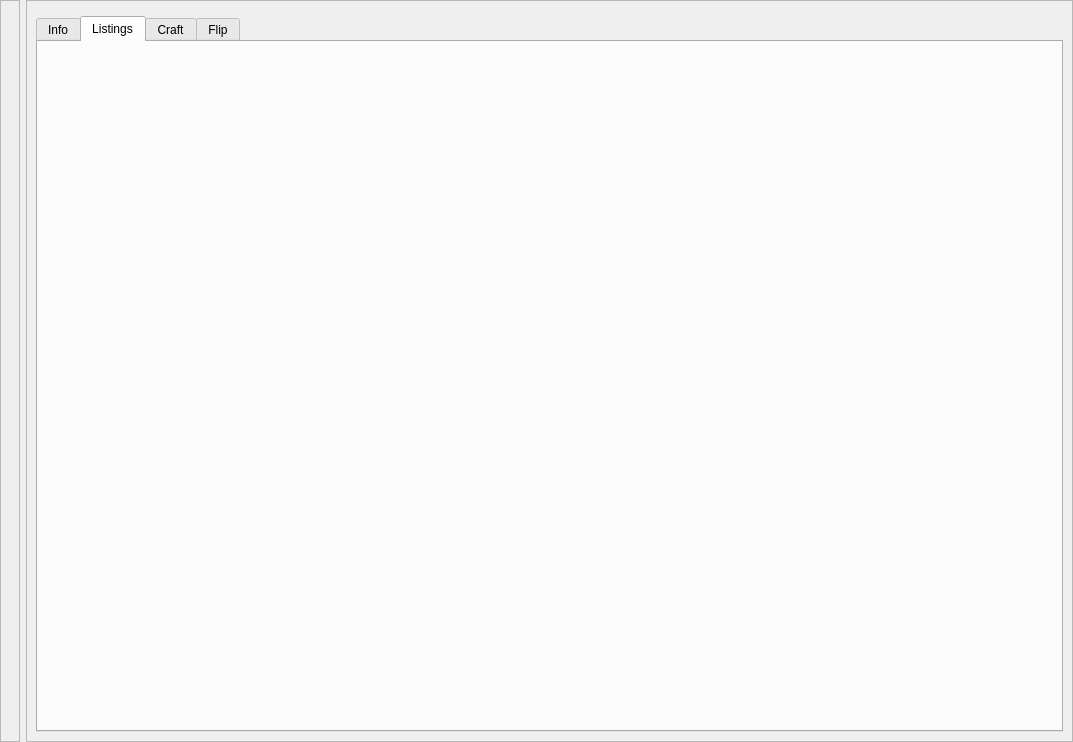
<?xml version="1.0" encoding="UTF-8"?>
<ui version="4.0">
 <class>Form</class>
 <widget class="QWidget" name="Form">
  <property name="geometry">
   <rect>
    <x>0</x>
    <y>0</y>
    <width>1073</width>
    <height>742</height>
   </rect>
  </property>
  <property name="windowTitle">
   <string>Form</string>
  </property>
  <layout class="QHBoxLayout" name="horizontalLayout" stretch="0,1">
   <property name="leftMargin">
    <number>0</number>
   </property>
   <property name="topMargin">
    <number>0</number>
   </property>
   <property name="rightMargin">
    <number>0</number>
   </property>
   <property name="bottomMargin">
    <number>0</number>
   </property>
   <item>
    <widget class="QFrame" name="menuFrame">
     <property name="styleSheet">
      <string notr="true"/>
     </property>
     <property name="frameShape">
      <enum>QFrame::StyledPanel</enum>
     </property>
     <property name="frameShadow">
      <enum>QFrame::Raised</enum>
     </property>
     <layout class="QVBoxLayout" name="leftLayout">
      <item>
       <widget class="QWidget" name="itemListTablePlaceholder" native="true"/>
      </item>
     </layout>
    </widget>
   </item>
   <item>
    <widget class="QFrame" name="rightFrame">
     <property name="frameShape">
      <enum>QFrame::StyledPanel</enum>
     </property>
     <property name="frameShadow">
      <enum>QFrame::Raised</enum>
     </property>
     <layout class="QVBoxLayout" name="rightLayout" stretch="0,0">
      <item>
       <widget class="QWidget" name="itemPeekPlaceholder" native="true"/>
      </item>
      <item>
       <widget class="QTabWidget" name="rightTabsWidget">
        <property name="currentIndex">
         <number>1</number>
        </property>
        <widget class="QWidget" name="info">
         <attribute name="title">
          <string>Info</string>
         </attribute>
         <layout class="QVBoxLayout" name="infoLayout"/>
        </widget>
        <widget class="QWidget" name="listings">
         <attribute name="title">
          <string>Listings</string>
         </attribute>
         <layout class="QVBoxLayout" name="listingsLayout"/>
        </widget>
        <widget class="QWidget" name="craft">
         <attribute name="title">
          <string>Craft</string>
         </attribute>
         <layout class="QVBoxLayout" name="craftLayout"/>
        </widget>
        <widget class="QWidget" name="flip">
         <attribute name="title">
          <string>Flip</string>
         </attribute>
         <layout class="QVBoxLayout" name="flipLayout"/>
        </widget>
       </widget>
      </item>
     </layout>
    </widget>
   </item>
  </layout>
 </widget>
 <resources/>
 <connections/>
</ui>
